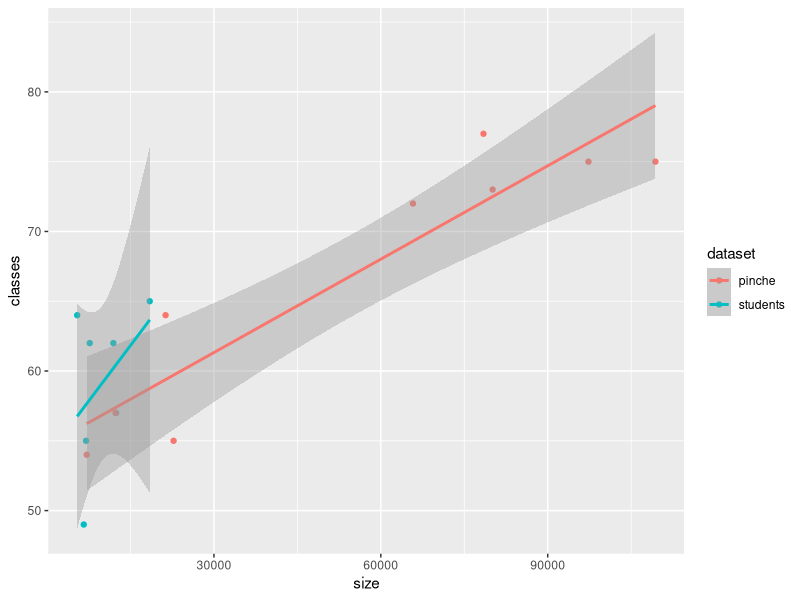
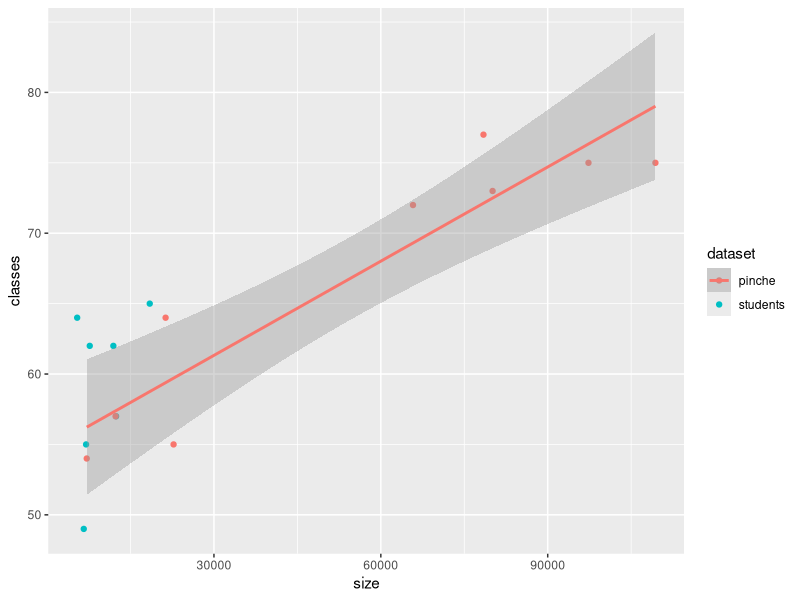
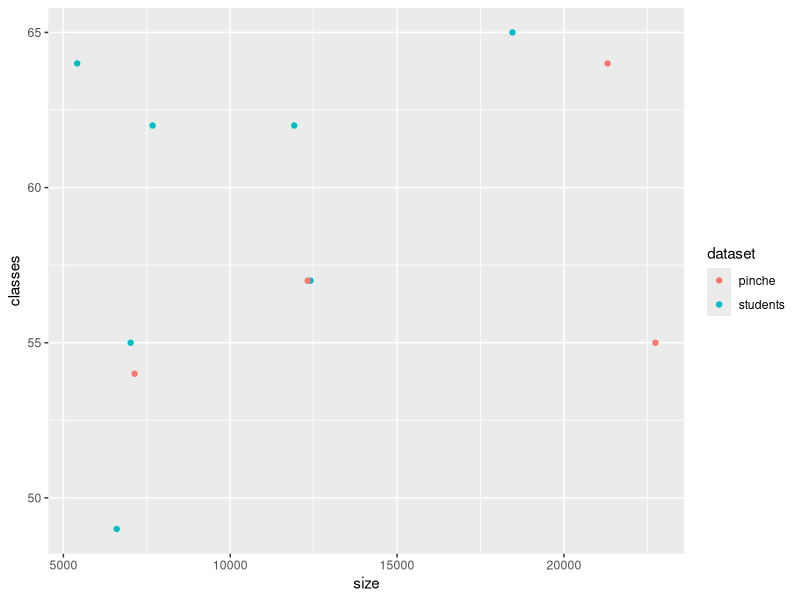
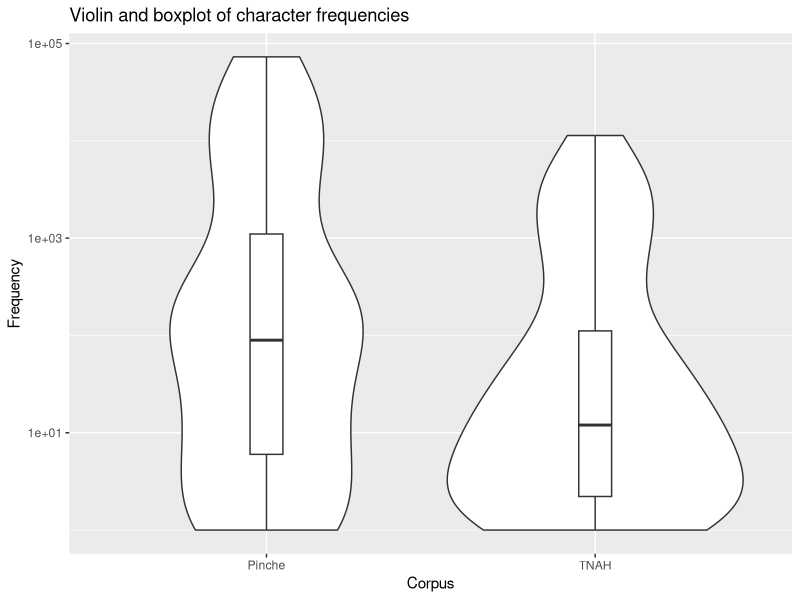

Write R code to recreate these figures, in order.
## ---- chunk 1
knitr::opts_chunk$set(echo = TRUE)
## ---- chunk 2
library("ggplot2")
## ---- chunk 3
d = read.csv("chars_classes/datasets-characters.csv", header = TRUE)
d = d[d[,1] != "Full",]

# Both
qplot(size, classes, colour=dataset, data = d) + geom_smooth(method='lm', formula= y~x)
# Only reg line for Pinche
qplot(size, classes, colour=dataset, data = d) + geom_smooth(method='lm', formula= y~x, data = d[ d[, "dataset"] ==  "pinche",])
# Only short texts
qplot(size, classes, colour=dataset, data = d[d[, "size"] < 30000,]) #+ geom_smooth(method='lm', formula= y~x)

# Global reg
reg = lm(formula = classes ~ size, data = d)
summary(reg)

# reg students
reg = lm(formula = classes ~ size, data = d[d[, "dataset"] == "students", ])
summary(reg)

# reg pinche
reg = lm(formula = classes ~ size, data = d[d[, "dataset"] == "pinche", ])
summary(reg)

## ---- chunk 4
data = read.csv("pipeline/chars.csv", header = TRUE, row.names = 1)
# c'en est déjà un
#df =  as.data.frame(data)
data = cbind(data, "Pinche")
colnames(data)[2] = "Corpus"
## ---- chunk 5
data_students = read.csv("pipeline/chars_students.csv", header = TRUE, row.names = 1)
data_students = cbind(data_students, "TNAH")
colnames(data_students)[2] = "Corpus"
## ---- chunk 6
#ggplot(c(df, df_students), aes(x="", y=occs)) + geom_violin() + geom_boxplot(width=0.2) + ylab("Characters with this count") + xlab("Est. count of characters in the TNAH Dataset") + scale_y_log10()
main = "Violin and boxplot of character frequencies"
ylab= "Frequency"
df = rbind(data, data_students)
ggplot(df, aes_(x = quote(Corpus), y = quote(occs))) +
      ggtitle(main) +
      ylab(ylab) +
#      xlab(xlab) +
      geom_violin() + 
      geom_boxplot(width=0.1) +
      #theme(axis.text.x = element_text(size = rel(0.7))) +
  scale_y_log10()
